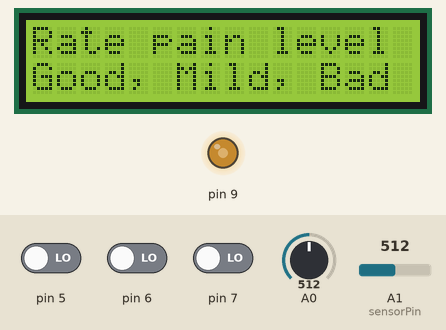
Simulated run of this sketch. Board: Arduino Uno, built with avr-gcc and run on an emulated ATmega328P. On the bench: 16×2 character LCD, output pins drawn as LEDs (lit = HIGH). The test bench sets the inputs (shaded band); at power-on: pin 5 LOW, pin 6 LOW, pin 7 LOW, A0 = 512, A1 (sensorPin) = 512. What the sketch prints to the serial monitor is not drawn.

Above: at 7.2 s.
7.3 s: pin 5 driven HIGH
At 8.9 s:
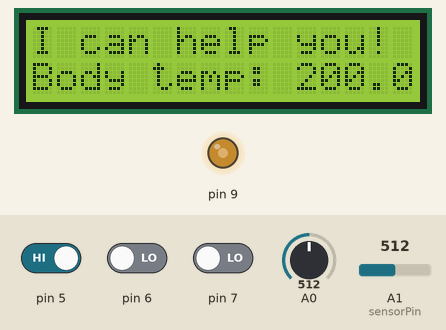
9.5 s: pin 6 driven HIGH
At 11.1 s:
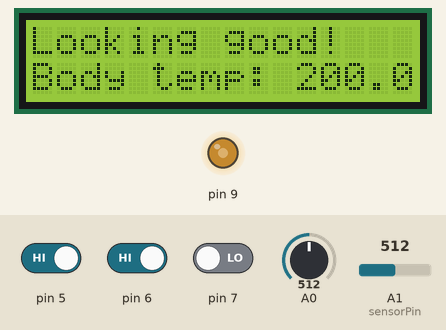
11.6 s: pin 7 driven HIGH
At 13.1 s:
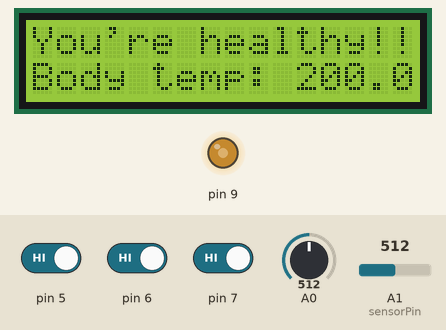
13.6 s: A0 set to 716
At 15.3 s:
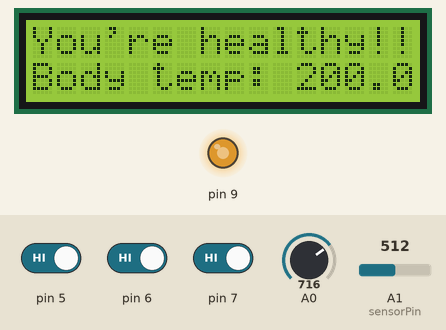
15.6 s: A0 set to 900
At 17.3 s:
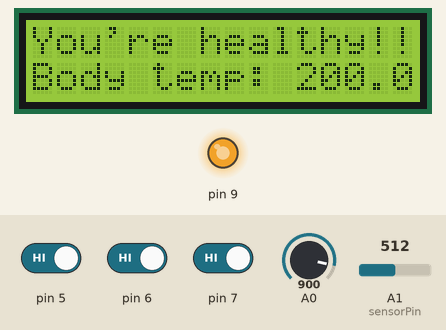
17.6 s: A1 (sensorPin) set to 716
At 19.5 s:
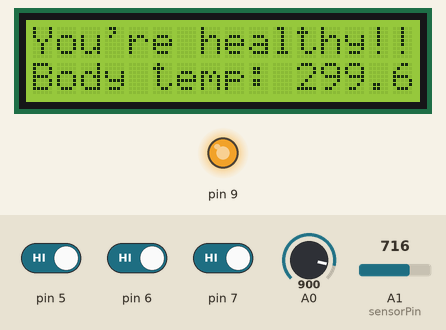
Timing chart, 0 to 20.6 s (numbered marks = the images above; inputs shaded):
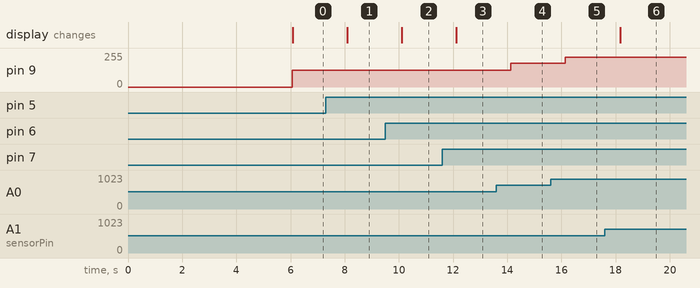

Measured:
- after the input at 7.3 s, the display: changes after 0.79 s (image 1)
- after the input at 9.5 s, the display: changes after 0.61 s (image 2)
- after the input at 11.6 s, the display: changes after 0.52 s (image 3)
- after the input at 13.6 s, pin 9: 127/255 → 178/255 after 0.53 s
- after the input at 15.6 s, pin 9: 178/255 → 224/255 after 0.55 s
- after the input at 17.6 s, the display: changes after 0.57 s (image 6)

The sketch:

csc233_project.ino
```cpp
// project code
// how to indicate pain level? Better way to represent scale rather
// than just integers? keypad? another potentiometer?
// Output: led lights?, display?, lcd?, or smth better?
// maybe a buzzer when high temp is detected? not very Baymax-y
#include <LiquidCrystal.h>

LiquidCrystal lcd(12, 11, 4, 3, 2, 10);
int sensorValue = 0;
int outputValue = 0;
int switchValGood = 0;
int switchValMild = 0;
int switchValBad = 0;
int painLevel;
int answer = 0;
const int sensorPin = A1;

void setup()
{
  pinMode(A0, INPUT);
  pinMode(sensorPin, INPUT);
  pinMode(9, OUTPUT);
  pinMode(7, INPUT);
  pinMode(6, INPUT);
  pinMode(5, INPUT);
  Serial.begin(9600);

  // lcd
  lcd.begin(16, 2);
  lcd.print("Hello I'm Baymax");
  lcd.setCursor(0, 1);
  lcd.print("your companion!");
  delay(6000);
}

void loop()
{
  Serial.begin(9600); //open serial port
  // read the value from the sensor for DC motor
  sensorValue = analogRead(A0);
  outputValue = map(sensorValue, 0, 1023, 0, 255);

  // read pain level
  switchValGood = digitalRead(7);
  switchValMild = digitalRead(6);
  switchValBad = digitalRead(5);

  if(switchValGood == HIGH){
    painLevel = 1;
  }
  else if(switchValMild == HIGH){
    painLevel = 0;
  }
  else if(switchValBad == HIGH){
    painLevel = -1;
  }
  else{
  	painLevel = -2;
  }

  // write out potentiometer values
  analogWrite(9, outputValue);
  Serial.print("sensor = ");
  Serial.print(sensorValue);
  Serial.print("     output = ");
  Serial.println(outputValue);

  // Temp sensor
  int sensorVal = analogRead(sensorPin); // convert ADC reading to voltage
  float voltage = (sensorVal/1024.0) *5.0;  // convert voltage to temp
  float temp = (voltage -.5) *100;

  switch(painLevel){
  case 1:
    lcd.clear();
    lcd.setCursor(0, 0);
    lcd.print("You're healthy!!");
    lcd.setCursor(0, 1);
    lcd.print("Body temp: ");
    lcd.print(temp);
    break;
  case 0:
    lcd.clear();
    lcd.setCursor(0, 0);
    lcd.print("Looking good!");
    lcd.setCursor(0, 1);
    lcd.print("Body temp: ");
    lcd.print(temp);
    break;
  case -1:
    lcd.clear();
    lcd.setCursor(0, 0);
    lcd.print("I can help you!");
    lcd.setCursor(0, 1);
    lcd.print("Body temp: ");
    lcd.print(temp);
    break;
  default:
    lcd.clear();
    lcd.setCursor(0, 0);
    lcd.print("Rate pain level");
    lcd.setCursor(0, 1);
    lcd.print("Good, Mild, Bad");
    break;
  }

  delay(1000); // Wait for 100 millisecond(s)
}
```
